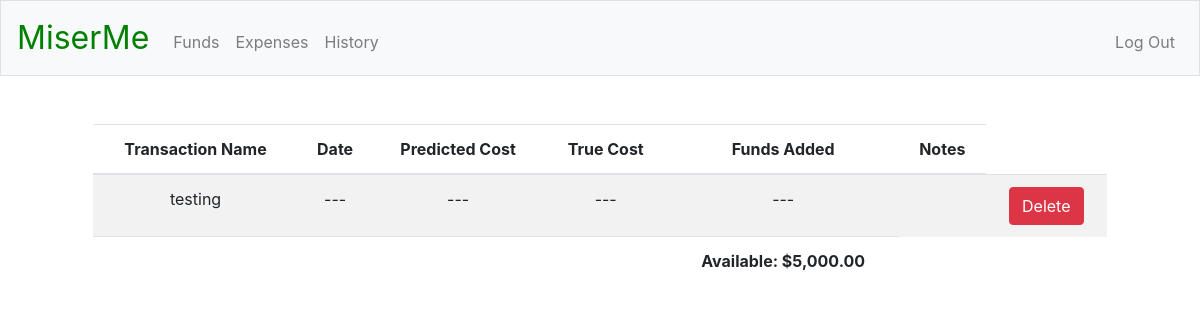
The app's page / (signed in) with its own data.
### tables this page shows
CREATE TABLE finances (
funds_id INTEGER PRIMARY KEY AUTOINCREMENT NOT NULL,
user_id INTEGER NOT NULL,
txn_name TEXT NOT NULL,
date TEXT NOT NULL,
predicted_cost REAL NOT NULL,
true_cost REAL NOT NULL,
funds_added REAL NOT NULL DEFAULT "---",
notes TEXT NOT NULL,
FOREIGN KEY(user_id) REFERENCES registrants(id));

### app.py (the view)
@app.route("/")
@login_required
def index():
    c.execute("SELECT txn_name, date, predicted_cost, true_cost, funds_added, notes FROM finances WHERE user_id = :user_id", {"user_id": session["user_id"]})
    rows = c.fetchall()
    funds_snapshot = []
    for row in rows:
        funds_snapshot.append({
            "name": row[0],
            "date": row[1],
            "predict": usd(row[2]),
            "true": usd(row[3]),
            "added": usd(row[4]),
            "notes": row[5]
        })
    c.execute("SELECT funds FROM registrants WHERE id = :user_id", {"user_id": session["user_id"]})
    rows = c.fetchall()
    current_funds = usd(rows[0][0])
    return render_template("index.html", funds_snapshot=funds_snapshot, current_funds=current_funds)

### helpers.py (called while the page is built)
def login_required(f):
    @wraps(f)
    def decorated_functions(*args, **kwargs):
        if session.get("user_id") is None:
            return redirect("/login")
        return f(*args, **kwargs)
    return decorated_functions

def usd(value):
    if isinstance(value, float):
        return f"${value:,.2f}"
    else:
        return value

### templates/index.html (shortened to what this page needs)
{% extends "layout.html" %}
{% block main %}
<div class="col-12">
    <table class="table table-striped">
        <thead>
            <tr>
                <th>Transaction Name</th>
                <th>Date</th>
                <th>Predicted Cost</th>
                <th>True Cost</th>
                <th>Funds Added</th>
                <th>Notes</th>
            </tr>
        </thead>
        <tbody>
            {% for i in funds_snapshot %}
            <tr>
                <td>{{ i["name"] }}</td>
                <td>{{ i["date"] }}</td>
                <td>{{ i["predict"] }}</td>
                <td>{{ i["true"] }}</td>
                <td>{{ i["added"] }}</td>
                <td>{{ i["notes"] }}</td>
                <td><button class="btn btn-danger">Delete</button></td>
            </tr>
            {% endfor %}
        </tbody>
        <tfoot>
            <tr>
                <td colspan="4"></td>
                <td style="font-weight:bold;">Available: {{ current_funds }}</td>
            </tr>
        </tfoot>
    </table>
</div>
{% endblock %}

### records on screen
finances: name "testing", date "---", predict "---", true "---", added "---"

### other values on screen
{{ current_funds }} "$5,000.00"
